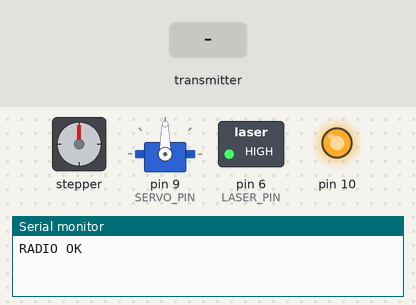
Bench run of a sketch on a simulated Arduino Uno, built with avr-gcc and run on an emulated ATmega328P. Shown: stepper motor, servo, switched loads named in the sketch (green lamp = pin HIGH), output pins drawn as LEDs (lit = HIGH), the last lines printed to the serial monitor. Wiring (inferred from the names in the program): stepper motor (2048 steps per turn assumed): coils pin 2, pin 4, pin 3, pin 5. Inputs (shaded band) come from the test bench. No radio packets arrive unless stated.

Above: at 1.2 s.
1.3 s: the transmitter starts sending cmd = 0
At 1.6 s:
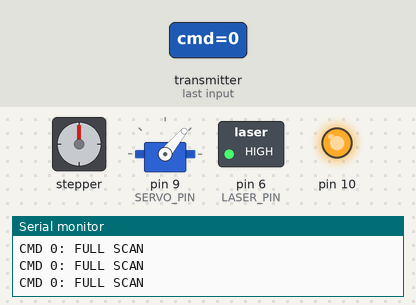
2.8 s: the transmitter starts sending cmd = 1
Timing chart, 0 to 5.8 s (numbered marks = the images above; inputs shaded):
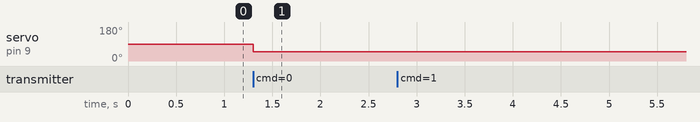

The sketch:

SPUTNIC.ino
```cpp
#define RF24_SPI_SPEED 500000

#include <SPI.h>
#include <RF24.h>
#include <Servo.h>


#define NRF_CE   7
#define NRF_CSN  8


#define IN1 2
#define IN2 4
#define IN3 3
#define IN4 5

#define SERVO_PIN 9
#define LASER_PIN 6


RF24 radio(NRF_CE, NRF_CSN);
const uint8_t ADDR_CMD[6] = "CMD01";
const uint8_t ADDR_TLM[6] = "TLM01";


struct Telemetry {
  int id;
  int pan;
  int tilt;
  int mode;
};


enum Mode : int { MODE_H = 0, MODE_V = 1, MODE_D1 = 2, MODE_D2 = 3 };


static inline long degToSteps(int deg);
static inline void coilsWrite(uint8_t a, uint8_t b, uint8_t c, uint8_t d);
void serviceStepper(unsigned long now);

static inline int gridVal(int idx);
static inline int clampDeg(int v);
static inline int servoFromTilt(int tdeg);

void applyTargets();
void resetToZero();
void startFullScan(unsigned long now);
void startSingleMode(Mode m, unsigned long now);
void nextScanStep();


Servo tiltServo;


bool laserEnabled = true;  // по умолчанию ВКЛ


const long STEPS_PER_REV = 2048;
const float STEPS_PER_DEG = (float)STEPS_PER_REV / 360.0f;


const uint8_t HALFSTEP[8][4] = {
  {1,0,0,0},
  {1,1,0,0},
  {0,1,0,0},
  {0,1,1,0},
  {0,0,1,0},
  {0,0,1,1},
  {0,0,0,1},
  {1,0,0,1}
};

int stepIdx = 0;
long curSteps = 0;
long tgtSteps = 0;

const unsigned long STEPPER_PERIOD_MS = 3;
unsigned long tStepper = 0;


bool scanning = false;
Mode currentMode = MODE_H;

int panDeg  = 0;
int tiltDeg = 0;

const int GRID_MIN  = -40;
const int GRID_MAX  =  40;
const int GRID_STEP =  10;
const int GRID_COUNT = ((GRID_MAX - GRID_MIN) / GRID_STEP) + 1;

int scanIndex = 0;


const unsigned long STEP_PERIOD_MS  = 3000;
const unsigned long TLM_PERIOD_MS   = 1500;

unsigned long tStep  = 0;
unsigned long tTlm   = 0;

static inline long degToSteps(int deg) {
  return (long)lround(deg * STEPS_PER_DEG);
}

static inline void coilsWrite(uint8_t a, uint8_t b, uint8_t c, uint8_t d) {
  digitalWrite(IN1, a);
  digitalWrite(IN2, b);
  digitalWrite(IN3, c);
  digitalWrite(IN4, d);
}

void serviceStepper(unsigned long now) {
  if (curSteps == tgtSteps) return;
  if (now - tStepper < STEPPER_PERIOD_MS) return;
  tStepper = now;

  if (curSteps < tgtSteps) {
    stepIdx = (stepIdx + 1) & 7;
    curSteps++;
  } else {
    stepIdx = (stepIdx + 7) & 7;
    curSteps--;
  }

  coilsWrite(
    HALFSTEP[stepIdx][0],
    HALFSTEP[stepIdx][1],
    HALFSTEP[stepIdx][2],
    HALFSTEP[stepIdx][3]
  );
}

static inline int gridVal(int idx) {
  return GRID_MIN + idx * GRID_STEP;
}

static inline int clampDeg(int v) {
  if (v < GRID_MIN) return GRID_MIN;
  if (v > GRID_MAX) return GRID_MAX;
  return v;
}

static inline int servoFromTilt(int tdeg) {
  int a = 90 + tdeg;
  if (a < 0) a = 0;
  if (a > 180) a = 180;
  return a;
}

void applyTargets() {
  tgtSteps = degToSteps(panDeg);
  tiltServo.write(servoFromTilt(tiltDeg));
}

void resetToZero() {
  scanning = false;
  currentMode = MODE_H;
  scanIndex = 0;

  panDeg = 0;
  tiltDeg = 0;

  curSteps = 0;
  tgtSteps = 0;

  applyTargets();
}

void startFullScan(unsigned long now) {
  scanning = true;
  currentMode = MODE_H;
  scanIndex = 0;

  tStep = now - STEP_PERIOD_MS;
}

void startSingleMode(Mode m, unsigned long now) {
  scanning = true;
  currentMode = m;
  scanIndex = 0;
  tStep = now - STEP_PERIOD_MS;
}

void nextScanStep() {
  if (!scanning) return;

  if (currentMode == MODE_H) {
    panDeg  = 0;
    tiltDeg = gridVal(scanIndex);
  } else if (currentMode == MODE_V) {
    tiltDeg = 0;
    panDeg  = gridVal(scanIndex);
  } else if (currentMode == MODE_D1) {
    int v = gridVal(scanIndex);
    panDeg  = v;
    tiltDeg = v;
  } else {
    int v = gridVal(scanIndex);
    panDeg  = v;
    tiltDeg = -v;
  }

  panDeg  = clampDeg(panDeg);
  tiltDeg = clampDeg(tiltDeg);
  applyTargets();

  scanIndex++;
  if (scanIndex >= GRID_COUNT) {
    scanIndex = 0;
    if (currentMode == MODE_H) currentMode = MODE_V;
    else if (currentMode == MODE_V) currentMode = MODE_D1;
    else if (currentMode == MODE_D1) currentMode = MODE_D2;
    else {

      resetToZero();
    }
  }
}


void setup() {

  pinMode(LASER_PIN, OUTPUT);
  laserEnabled = true;
  digitalWrite(LASER_PIN, HIGH);


  pinMode(IN1, OUTPUT);
  pinMode(IN2, OUTPUT);
  pinMode(IN3, OUTPUT);
  pinMode(IN4, OUTPUT);

  Serial.begin(9600);


  tiltServo.attach(SERVO_PIN);
  tiltServo.write(90);


  pinMode(10, OUTPUT);
  digitalWrite(10, HIGH);
  SPI.begin();


  if (!radio.begin()) {
    Serial.println("RADIO ERROR");
  } else {
    radio.setDataRate(RF24_250KBPS);
    radio.setPALevel(RF24_PA_MAX);
    radio.setChannel(100);
    radio.setRetries(5, 15);

    radio.openReadingPipe(1, ADDR_CMD);
    radio.openWritingPipe(ADDR_TLM);
    radio.startListening();

    Serial.println("RADIO OK");
  }

  resetToZero();

  unsigned long now = millis();
  tStep = now;
  tTlm  = now;
}

void loop() {
  unsigned long now = millis();


  if (radio.isChipConnected() && radio.available()) {
    char cmd = 0;
    while (radio.available()) radio.read(&cmd, 1);

    if (cmd == '9') {
      resetToZero();
      Serial.println("CMD 9: RESET");
    } else if (cmd == '0') {
      startFullScan(now);
      Serial.println("CMD 0: FULL SCAN");
    } else if (cmd == '1') {
      startSingleMode(MODE_H, now);
      Serial.println("CMD 1: H");
    } else if (cmd == '2') {
      startSingleMode(MODE_V, now);
      Serial.println("CMD 2: V");
    } else if (cmd == '3') {
      startSingleMode(MODE_D1, now);
      Serial.println("CMD 3: D1");
    } else if (cmd == '4') {
      startSingleMode(MODE_D2, now);
      Serial.println("CMD 4: D2");
    } else if (cmd == '5') {
      laserEnabled = false;
      digitalWrite(LASER_PIN, LOW);
      Serial.println("CMD 5: LASER OFF");
    } else if (cmd == '6') {
      laserEnabled = true;
      digitalWrite(LASER_PIN, HIGH);
      Serial.println("CMD 6: LASER ON");
    }
  }


  if (scanning && (now - tStep >= STEP_PERIOD_MS)) {
    tStep = now;
    nextScanStep();
  }


  serviceStepper(now);


  if (radio.isChipConnected() && (now - tTlm >= TLM_PERIOD_MS)) {
    tTlm = now;

    Telemetry tlm;
    tlm.id = 101;
    tlm.pan = panDeg;
    tlm.tilt = tiltDeg;
    tlm.mode = scanning ? (int)currentMode : -1;

    radio.stopListening();
    radio.write(&tlm, sizeof(tlm));
    radio.startListening();
  }


  digitalWrite(LASER_PIN, laserEnabled ? HIGH : LOW);
}
```

Measured:
- after the input at 1.3 s, servo on pin 9 (SERVO_PIN): 90° → 50° at once
